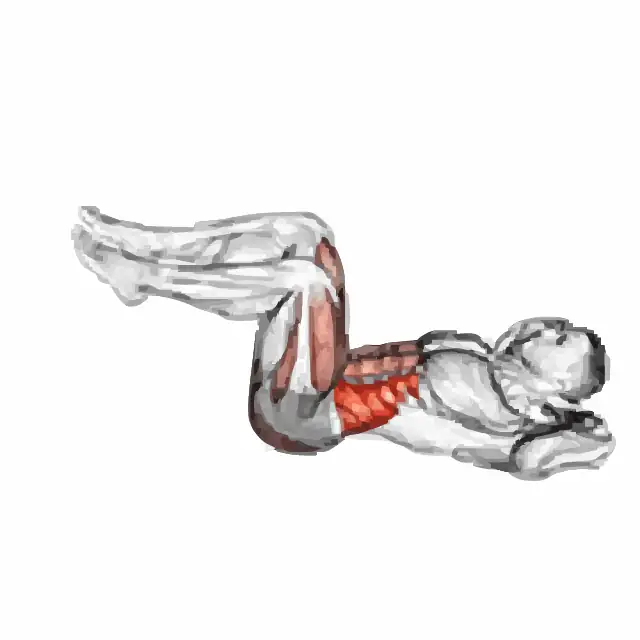
#> input picture app/src/main/assets/anim/0003.webp, 640 x 640 px; its folder holds only this picture in this run
$ python shrink_assets.py
#> lines starting #> are read from the running program, lines starting #| are printed output that depends on the picture
#!/usr/bin/env python3
# -*- coding: utf-8 -*-
"""压缩 app/src/main/assets 下的 webp 资源，减小 APK 体积。

背景
    anim/ 是 512x512 的序列帧动画、img/ 是 720x720 静图，合计约 93MB。
    手机上这些图实际显示尺寸远小于原始分辨率，等比缩小不会有肉眼可见的损失，
    但体积能砍掉一半以上，直接改善弱网下的下载成功率。

用法
    python shrink_assets.py --dry-run          # 只估算，不动任何文件
    python shrink_assets.py                    # 就地压缩（自动备份）
    python shrink_assets.py --anim-size 224 --anim-q 68 --img-size 320
    python shrink_assets.py --restore          # 从备份还原
    python shrink_assets.py --verify           # 检查压缩结果

默认参数
    anim: 512 -> 256px, quality 72    img: 720 -> 360px, quality 82
    这些值在 Pixel 等比屏幕 2x 缩放下肉眼几乎无差别；想更狠就往下调。

注意
    - 已经是目标尺寸的文件会跳过（可重复执行，不会二次劣化）。
    - 备份放在 assets/.shrink-backup/ 下，保留原始路径结构，--restore 可原样还原。
    - 依赖 Pillow：pip install pillow
"""

from __future__ import annotations

import argparse
import os
import shutil
import sys
import time
from concurrent.futures import ProcessPoolExecutor, as_completed
from pathlib import Path

try:
    from PIL import Image
except ImportError:
    sys.exit("缺少 Pillow，请先执行：pip install pillow")

HERE = Path(__file__).resolve().parent


def _find_root(start: Path) -> Path:
    """向上找项目根：以「含 app/src/main/assets 的那一层」为准，脚本放哪都能跑。"""
    for p in (start, *start.parents):
        if (p / "app" / "src" / "main" / "assets").is_dir():
            return p
    return start


ROOT = _find_root(HERE)
ASSETS = ROOT / "app" / "src" / "main" / "assets"
ANIM_DIR = ASSETS / "anim"
IMG_DIR = ASSETS / "img"
BACKUP_DIR = ASSETS / ".shrink-backup"

# 默认压缩参数，可通过命令行覆盖
DEFAULTS = {
    "anim_size": 256,
    "anim_q": 72,
    "img_size": 360,
    "img_q": 82,
}

# webp 的 alpha 通道单独量化，压低它对带透明背景的图有奇效
ALPHA_Q = 80


def _human(n: float) -> str:
    """把字节数格式化成人类可读的形式。"""
    for unit in ("B", "KB", "MB", "GB"):
        if abs(n) < 1024 or unit == "GB":
            return f"{n:.1f}{unit}" if unit != "B" else f"{int(n)}B"
        n /= 1024
    return f"{n:.1f}GB"


def _scan(directory: Path) -> list[Path]:
    """列出目录下所有 webp 文件（不递归，资源是平铺的）。"""
    if not directory.is_dir():
        return []
    return sorted(p for p in directory.iterdir() if p.suffix.lower() == ".webp")


def _compress_one(job: tuple[str, str, int, int, bool]) -> tuple[str, int, int, str]:
    """压缩单个 webp。

    kwargs:
        job: (源路径, 目标路径, 目标边长, 质量, 是否为动图)

    Returns:
        (文件名, 原字节, 新字节, 状态说明)
    """
    src_s, dst_s, size, quality, is_anim = job
    src, dst = Path(src_s), Path(dst_s)
    original = src.stat().st_size

    try:
        im = Image.open(src)
        # 已经是目标尺寸或更小，跳过（保证可重复执行不劣化）
        if max(im.size) <= size:
            im.close()
            return (src.name, original, original, "skip(已达标)")

        frames: list[Image.Image] = []
        durations: list[int] = []
        n = getattr(im, "n_frames", 1) if is_anim else 1
        for i in range(n):
            im.seek(i)
            frames.append(im.convert("RGBA").resize((size, size), Image.LANCZOS))
            durations.append(int(im.info.get("duration") or 100))
        im.close()

        tmp = dst.with_suffix(".tmp")
        if is_anim and len(frames) > 1:
            frames[0].save(
                tmp,
                "WEBP",
                save_all=True,
                append_images=frames[1:],
                duration=durations,
                loop=0,
                quality=quality,
                alpha_quality=ALPHA_Q,
                method=6,
            )
        else:
            frames[0].save(
                tmp, "WEBP", quality=quality, alpha_quality=ALPHA_Q, method=6
            )

        new_size = tmp.stat().st_size
        # 万一压完反而更大（极少数高噪点图），保留原文件
        if new_size >= original:
            tmp.unlink(missing_ok=True)
            return (src.name, original, original, "skip(压缩无收益)")

        os.replace(tmp, dst)
        return (src.name, original, new_size, "ok")
    except Exception as exc:  # 单张失败不影响整体
        return (src.name, original, original, f"fail({type(exc).__name__})")


def _worker_count() -> int:
    """压缩是 CPU 密集型，按核心数并发，但别把机器跑满。"""
    return max(1, min(os.cpu_count() or 4, 16))


def run(mode: str, args: argparse.Namespace) -> int:
    """执行压缩/估算/还原/校验。"""
    if mode == "restore":
        if not BACKUP_DIR.is_dir():
            print(f"没有找到备份目录：{BACKUP_DIR}")
            return 1
        restored = 0
        for sub in ("anim", "img"):
            src_dir = BACKUP_DIR / sub
            if not src_dir.is_dir():
                continue
            for f in src_dir.iterdir():
                if f.suffix.lower() != ".webp":
                    continue
                shutil.copy2(f, ASSETS / sub / f.name)
                restored += 1
        print(f"已从备份还原 {restored} 个文件")
        return 0

    anim_files, img_files = _scan(ANIM_DIR), _scan(IMG_DIR)
    if not anim_files and not img_files:
        print(f"没有在 {ASSETS} 下找到 webp 资源，检查路径是否正确")
        return 1

    if mode == "dry-run":
        print(f"资源目录: {ASSETS}")
        print(f"  anim/ {len(anim_files)} 个 -> {args.anim_size}px q{args.anim_q}")
        print(f"  img/  {len(img_files)} 个 -> {args.img_size}px q{args.img_q}")
        print()
        # 抽样估算：随机取 min(60, 总数) 个真实压缩一遍看比率
        est: dict[str, tuple[int, int]] = {}
        for label, files, size, q, is_anim in (
            ("anim", anim_files, args.anim_size, args.anim_q, True),
            ("img", img_files, args.img_size, args.img_q, False),
        ):
            if not files:
                continue
            step = max(1, len(files) // 60)
            sample = files[::step][:60]
            before = after = 0
            for p in sample:
                before += p.stat().st_size
                im = Image.open(p)
                frames = []
                for i in range(getattr(im, "n_frames", 1) if is_anim else 1):
                    im.seek(i)
                    frames.append(
                        im.convert("RGBA").resize((size, size), Image.LANCZOS)
                    )
                import io as _io

                buf = _io.BytesIO()
                if len(frames) > 1:
                    frames[0].save(
                        buf,
                        "WEBP",
                        save_all=True,
                        append_images=frames[1:],
                        duration=int(im.info.get("duration") or 100),
                        loop=0,
                        quality=q,
                        alpha_quality=ALPHA_Q,
                        method=6,
                    )
                else:
                    frames[0].save(
                        buf, "WEBP", quality=q, alpha_quality=ALPHA_Q, method=6
                    )
                im.close()
                after += buf.tell()
            est[label] = (before, after)
            ratio = after / before * 100 if before else 100
            total_now = sum(p.stat().st_size for p in files)
            print(
                f"  {label}/  样本 {len(sample)} 个压缩率 {ratio:.0f}%  "
                f"当前 {_human(total_now)} -> 预计 {_human(total_now * ratio / 100)}"
            )
        if est:
            cur = sum(sum(p.stat().st_size for p in fs) for fs in (anim_files, img_files))
            new = sum(
                est[k][0] and (est[k][1] / est[k][0]) or 1
                for k in est
            )
            new_total = (
                sum(p.stat().st_size for p in anim_files) * (est["anim"][1] / est["anim"][0])
                if "anim" in est and est["anim"][0]
                else 0
            ) + (
                sum(p.stat().st_size for p in img_files) * (est["img"][1] / est["img"][0])
                if "img" in est and est["img"][0]
                else 0
            )
            if new_total:
                print()
                print(f"  合计: {_human(cur)} -> {_human(new_total)}  (节省 {_human(cur - new_total)}, {100 - new_total / cur * 100:.0f}%)")
        return 0

    if mode == "verify":
        for label, files in (("anim", anim_files), ("img", img_files)):
            if not files:
                continue
            sizes = [p.stat().st_size for p in files]
            dims = set()
            for p in files[:80]:
                try:
                    with Image.open(p) as im:
                        dims.add(im.size)
                except Exception:
                    pass
            print(
                f"  {label}/  {len(files)} 个  {_human(sum(sizes))}  "
                f"单文件中位 {_human(sorted(sizes)[len(sizes) // 2])}  尺寸 {sorted(dims)}"
            )
        return 0

    # ---- 正式压缩 ----
    if not args.no_backup:
        for sub in ("anim", "img"):
            src_dir = ASSETS / sub
            dst_dir = BACKUP_DIR / sub
            if not src_dir.is_dir():
                continue
            dst_dir.mkdir(parents=True, exist_ok=True)
            for p in src_dir.glob("*.webp"):
                target = dst_dir / p.name
                # 已有备份就保留最初的原始文件，避免重复执行把备份也压糊
                if not target.exists():
                    shutil.copy2(p, target)
        print(f"已备份原始文件到 {BACKUP_DIR}")

    if args.limit:
        anim_files = anim_files[: args.limit]
        img_files = img_files[: args.limit]

    jobs: list[tuple[str, str, int, int, bool]] = []
    for p in anim_files:
        jobs.append((str(p), str(p), args.anim_size, args.anim_q, True))
    for p in img_files:
        jobs.append((str(p), str(p), args.img_size, args.img_q, False))

    total_before = sum(p.stat().st_size for p in anim_files + img_files)
    done_before = 0
    done_after = 0
    skipped = failed = 0
    t0 = time.time()

    with ProcessPoolExecutor(max_workers=_worker_count()) as pool:
        futures = [pool.submit(_compress_one, j) for j in jobs]
        for i, fut in enumerate(as_completed(futures), 1):
            name, before, after, status = fut.result()
            done_before += before
            done_after += after
            if status.startswith("skip"):
                skipped += 1
            elif status.startswith("fail"):
                failed += 1
            if i % 200 == 0 or i == len(jobs):
                pct = done_after / done_before * 100 if done_before else 100
                print(
                    f"  [{i}/{len(jobs)}] {_human(done_before)} -> {_human(done_after)}"
                    f"  ({pct:.0f}%)  跳过 {skipped}  失败 {failed}",
                    flush=True,
                )

    elapsed = time.time() - t0
    print()
    print(f"完成，耗时 {elapsed:.0f}s")
    print(f"  {_human(total_before)} -> {_human(done_after)}  "
          f"(节省 {_human(total_before - done_after)}, {100 - done_after / total_before * 100:.0f}%)")
    print(f"  跳过 {skipped} 个（已达标或无收益）、失败 {failed} 个")
    if failed:
        print("  失败的文件保持原样，可重跑本脚本再试")
    print()
    print("下一步：重新打包 APK 验证包体；不满意可执行 --restore 还原")
    return 0


def main() -> int:
    """解析命令行并分派。"""
    ap = argparse.ArgumentParser(
        description="压缩 assets 下的 webp 资源以减小 APK 体积",
        formatter_class=argparse.RawDescriptionHelpFormatter,
    )
    ap.add_argument("--dry-run", action="store_true", help="只估算不修改文件")
    ap.add_argument("--verify", action="store_true", help="查看当前资源尺寸与体积")
    ap.add_argument("--restore", action="store_true", help="从备份还原")
    ap.add_argument("--no-backup", action="store_true", help="跳过备份（不推荐）")
    ap.add_argument("--anim-size", type=int, default=DEFAULTS["anim_size"],
                    help=f"动画目标边长，默认 {DEFAULTS['anim_size']}")
    ap.add_argument("--anim-q", type=int, default=DEFAULTS["anim_q"],
                    help=f"动画质量 0-100，默认 {DEFAULTS['anim_q']}")
    ap.add_argument("--img-size", type=int, default=DEFAULTS["img_size"],
                    help=f"静图目标边长，默认 {DEFAULTS['img_size']}")
    ap.add_argument("--img-q", type=int, default=DEFAULTS["img_q"],
                    help=f"静图质量 0-100，默认 {DEFAULTS['img_q']}")
    ap.add_argument("--limit", type=int, default=0,
                    help="只处理前 N 个文件（样本试跑用，0=全部）")
    args = ap.parse_args()

    if args.restore:
        return run("restore", args)
    if args.verify:
        return run("verify", args)
    if args.dry_run:
        return run("dry-run", args)
    return run("compress", args)
#> in _compress_one, im is the input picture: PIL image 640x640 RGBA; mean R, G, B, A 241.3, 239.4, 239.1, 255
#> in _compress_one, `n = getattr(im, "n_frames", 1) if is_anim else 1`: n = 24
#> after the loop in _compress_one, `for i in range(n):`:
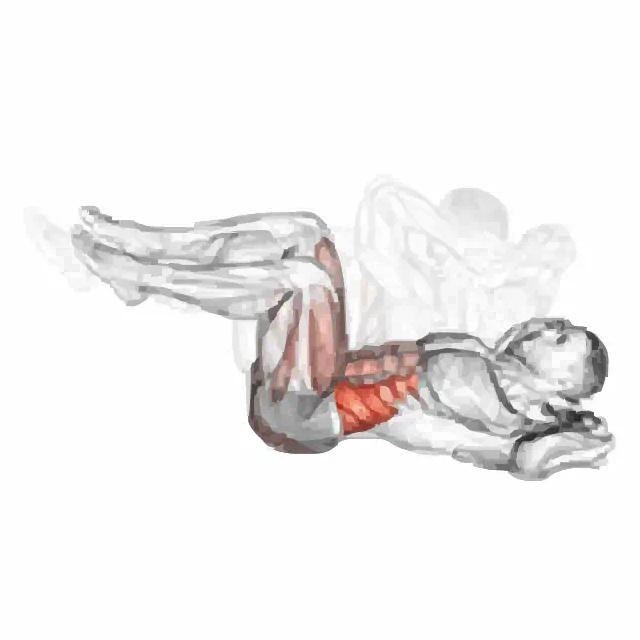
#> im: PIL image 640x640 RGBA; mean R, G, B, A 242.3, 240.8, 240.5, 255
#> after the loop in _compress_one, `for i in range(n):`: durations = [1000, 100, 100, 100, 100, 100, 500, 100, 100, 100, 100, 100, 500, 100, 100, 100, 100, 100, 1000, 100, 100, 100, 100, 100]; frames = 24 items
#> in _compress_one, `frames[0].save( tmp, "WEBP", save_all=True, append_images=frames[1:], ..`:
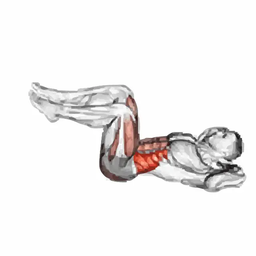
#> saved as 0003.tmp: PIL image 256x256 RGBA; mean R, G, B, A 241.2, 239.4, 239.1, 255
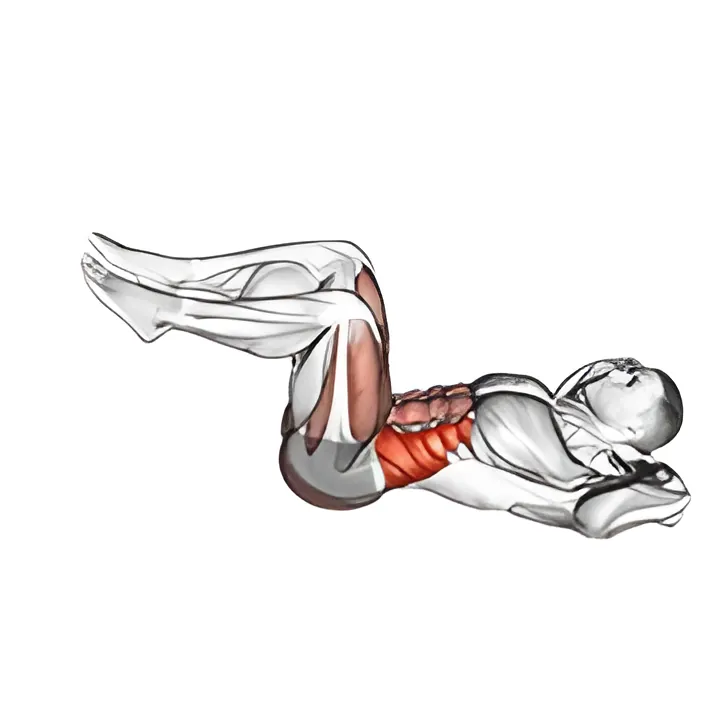
#> input picture app/src/main/assets/img/0003.webp, 720 x 720 px
#> in _compress_one, im is the input picture: PIL image 720x720 RGB; mean R, G, B 243.2, 241.3, 240.9
#> in _compress_one (call 2), `n = getattr(im, "n_frames", 1) if is_anim else 1`: n = 1
#> after the loop in _compress_one (call 2), `for i in range(n):`: durations = [100]; frames = 1 item
#> in _compress_one (call 2), `frames[0].save( tmp, "WEBP", quality=quality, alpha_quality=ALPHA_Q, m..`:
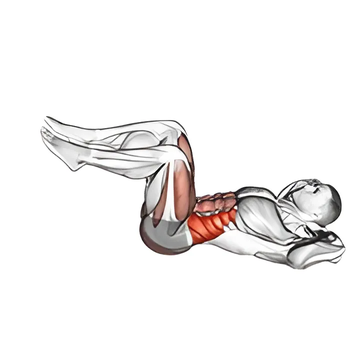
#> saved as 0003.tmp: PIL image 360x360 RGBA; mean R, G, B, A 243.1, 241.2, 240.8, 255


if __name__ == "__main__":
    sys.exit(main())
#> (the program exits here)
